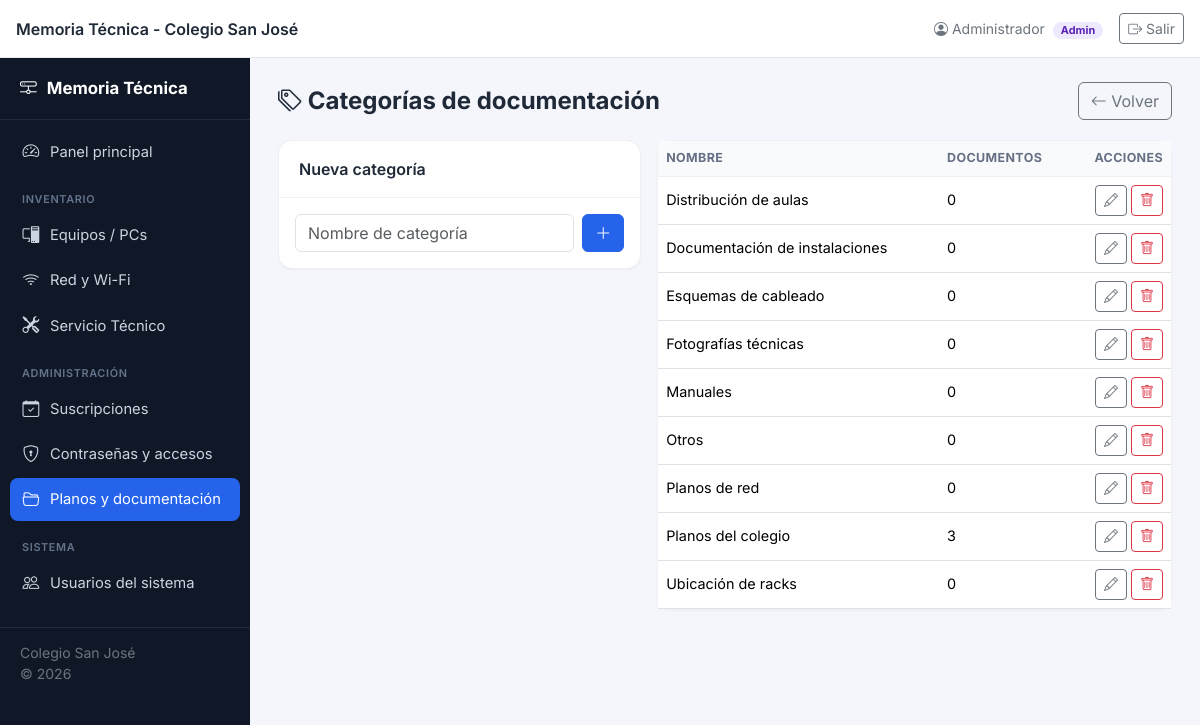
The page /documentacion/categorias.php (signed in) on the database its author committed.
### tables this page shows
CREATE TABLE categorias_documentos (
  id INT AUTO_INCREMENT PRIMARY KEY,
  nombre VARCHAR(100) NOT NULL UNIQUE
);

### includes/functions.php (called while the page is built, shortened)
<?php
function h($value): string
{
    return htmlspecialchars((string)($value ?? ''), ENT_QUOTES, 'UTF-8');
}

### documentacion/categorias.php (the view, shortened to what this page needs)
<?php
require_once __DIR__ . '/../includes/functions.php';
$db = getDB();
$categorias = $db->query('SELECT c.*, (SELECT COUNT(*) FROM documentos d WHERE d.categoria_id = c.id) usados FROM categorias_documentos c ORDER BY nombre')->fetchAll();
require_once __DIR__ . '/../includes/header.php';
require_once __DIR__ . '/../includes/layout_start.php';
?>
<div class="page-header">
  <div><h1><i class="bi bi-tags"></i> Categorías de documentación</h1></div>
  <a href="index.php" class="btn btn-outline-secondary"><i class="bi bi-arrow-left"></i> Volver</a>
</div>
<div class="row g-3">
  <div class="col-md-5">
    <div class="card-app">
      <div class="card-app-header">Nueva categoría</div>
      <div class="p-3">
        <form method="post" class="d-flex gap-2">
          <input type="text" name="nombre" class="form-control" placeholder="Nombre de categoría" required>
          <button class="btn btn-brand"><i class="bi bi-plus-lg"></i></button>
        </form>
      </div>
    </div>
  </div>
  <div class="col-md-7">
    <div class="card-app">
      <div class="table-responsive">
        <table class="table table-app mb-0">
          <thead><tr><th>Nombre</th><th>Documentos</th><th class="text-end">Acciones</th></tr></thead>
          <tbody>
          <?php foreach ($categorias as $c): ?>
            <tr>
              <td><?= h($c['nombre']) ?></td>
              <td><?= (int)$c['usados'] ?></td>
              <td class="text-end">
                <a href="#" onclick="return editarNombre('?editar=<?= $c['id'] ?>', '<?= htmlspecialchars(addslashes($c['nombre']), ENT_QUOTES) ?>')" class="btn btn-sm btn-outline-secondary"><i class="bi bi-pencil"></i></a>
                <a href="#" onclick="return confirmarBorrado('?eliminar=<?= $c['id'] ?>', 'Se eliminará la categoría &quot;<?= htmlspecialchars(addslashes($c['nombre']), ENT_QUOTES) ?>&quot;.')" class="btn btn-sm btn-outline-danger"><i class="bi bi-trash"></i></a>
              </td>
            </tr>
          <?php endforeach; ?>
          </tbody>
        </table>
      </div>
    </div>
  </div>
</div>
<?php require_once __DIR__ . '/../includes/footer.php'; ?>

### assets/css/style.css (style rules this page uses)
:root { --brand: #2563eb; --brand-dark: #1d4ed8; --brand-light: #eff6ff; --sidebar-w: 250px; --topbar-h: 58px; --bg: #f4f6fb; --card-radius: 14px; }
* { box-sizing: border-box; }
body { font-family: 'Inter', -apple-system, BlinkMacSystemFont, 'Segoe UI', sans-serif; background: var(--bg); color: #1f2937; }
a { text-decoration: none; }
body.with-sidebar { padding-top: var(--topbar-h); }
.card-app { background: #fff; border-radius: var(--card-radius); border: 1px solid #eef0f4; box-shadow: 0 1px 2px rgba(16,24,40,0.04); }
.card-app .card-app-header { padding: 16px 20px; border-bottom: 1px solid #f1f2f6; font-weight: 600; display: flex; align-items: center; justify-content: between; gap: 10px; }
.page-header { display: flex; align-items: center; justify-content: space-between; flex-wrap: wrap; gap: 12px; margin-bottom: 20px; }
.page-header h1 { font-size: 1.5rem; font-weight: 700; margin: 0; }
.table-app thead th { background: #f9fafb; font-size: .78rem; text-transform: uppercase; letter-spacing: .03em; color: #667085; border-bottom: 1px solid #eef0f4; white-space: nowrap; }
.table-app td { vertical-align: middle; font-size: .9rem; }
.btn-brand { background: var(--brand); border-color: var(--brand); color: #fff; }

### rows shown on the page
categorias_documentos: nombre "Distribución de aulas", usados "0"
categorias_documentos: nombre "Documentación de instalaciones", usados "0"
categorias_documentos: nombre "Esquemas de cableado", usados "0"
categorias_documentos: nombre "Fotografías técnicas", usados "0"
categorias_documentos: nombre "Manuales", usados "0"
categorias_documentos: nombre "Otros", usados "0"
categorias_documentos: nombre "Planos de red", usados "0"
categorias_documentos: nombre "Planos del colegio", usados "3"
categorias_documentos: nombre "Ubicación de racks", usados "0"

### other values the page prints
APP_NAME "Memoria Técnica - Colegio San José"
$user['nombre'] "Administrador"
$user['rol'] "Admin"
